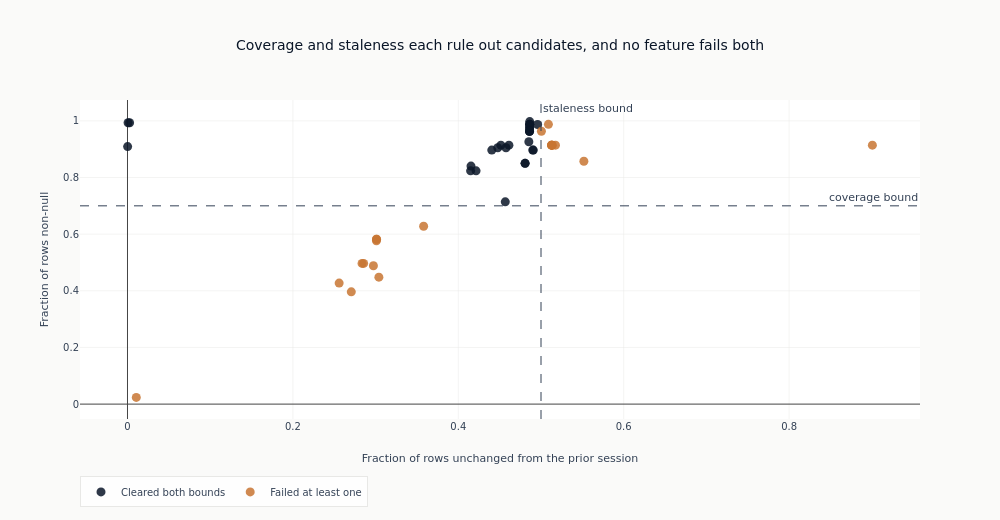

Notebook source saved alongside this figure:
### Code cell
gate_x = [staleness[f] for f in all_feature_cols]
gate_y = [coverage[f] for f in all_feature_cols]
fig = go.Figure()
for cleared, color, name in (
    (True, COLORS["blue"], "Cleared both bounds"),
    (False, COLORS["copper"], "Failed at least one"),
):
    members = [f for f in all_feature_cols if correctness[f] is cleared]
    if not members:
        continue
    _ = fig.add_trace(
        go.Scatter(
            x=[staleness[f] for f in members],
            y=[coverage[f] for f in members],
            mode="markers",
            marker={"color": color, "size": 9, "opacity": 0.85},
            text=members,
            name=name,
        )
    )
_ = fig.add_hline(
    y=COVERAGE_MIN,
    line={"color": COLORS["neutral"], "width": 1, "dash": "dash"},
    annotation_text="coverage bound",
)
_ = fig.add_vline(
    x=STALENESS_MAX,
    line={"color": COLORS["neutral"], "width": 1, "dash": "dash"},
    annotation_text="staleness bound",
)
fig.update_layout(
    title="Coverage and staleness each rule out candidates, and no feature fails both",
    xaxis_title="Fraction of rows unchanged from the prior session",
    yaxis_title="Fraction of rows non-null",
    height=520,
    width=1000,
    legend={"orientation": "h", "y": -0.18},
)
fig.show()
only_staleness = sum(
    1
    for f in all_feature_cols
    if not correctness[f] and coverage[f] >= COVERAGE_MIN and staleness[f] > STALENESS_MAX
)
only_coverage = sum(
    1
    for f in all_feature_cols
    if not correctness[f] and coverage[f] < COVERAGE_MIN and staleness[f] <= STALENESS_MAX
)
print(f"Failed on staleness alone: {only_staleness}")
print(f"Failed on coverage alone:  {only_coverage}")
print(f"Failed on both:            {n_fail - only_staleness - only_coverage}")

### Figure 1 — Plotly figure (JSON) as saved in the notebook; plotly's stock layout.template omitted (floating-point values rounded to 4 significant figures)
{"data": [{"marker": {"color": "#0a1628", "opacity": 0.85, "size": 9}, "mode": "markers", "name": "Cleared both bounds", "text": ["term_slope_near_atm", "d_iv_30_atm", "d_skew_rr_30_25d", "iv_mom_5d", "iv_mom_21d", "rv_20", "rv_63", "gk_vol_21", "vol_of_vol_21", "realized_skew_21", "mom_5d", "mom_21d", "mom_63d", "mom_126d", "mom_252d", "mom_skip_recent", "mom_risk_adj_63", "ivrv_spread", "iv_rank", "skew_rank", "vrp_rank", "mom_21d_rank", "iv_mom_rank", "d_iv_rank", "garch_cond_vol", "garch_vol_surprise", "garch_ivrv_spread"], "type": "scatter", "x": [0.4568, 0.49, 0.4907, 0.4154, 0.4215, 0.4863, 0.4861, 0.4863, 0.4862, 0.4863, 0.4864, 0.4864, 0.4861, 0.4853, 0.4808, 0.4808, 0.4861, 0.4477, 0.4612, 0.4515, 0.4577, 0.4959, 0.4149, 0.4405, 0.0007094, 0.00255, 0.0001648], "y": [0.7141, 0.8968, 0.8968, 0.8403, 0.8235, 0.9877, 0.9631, 0.9877, 0.9761, 0.9756, 0.9975, 0.9873, 0.9631, 0.9262, 0.8499, 0.8499, 0.9631, 0.905, 0.9143, 0.9143, 0.905, 0.9873, 0.8235, 0.8968, 0.9933, 0.9933, 0.9091]}, {"marker": {"color": "#C87533", "opacity": 0.85, "size": 9}, "mode": "markers", "name": "Failed at least one", "text": ["iv_30_atm", "iv_7_atm", "iv_90_atm", "iv_30_put_25d", "iv_30_call_25d", "skew_rr_30_25d", "spread_atm_30", "qc_converged_share", "term_slope_far_atm", "term_ratio_atm", "term_convexity", "skew_to_atm_ratio", "d_term_ratio_atm", "iv_30_atm_z_63", "iv_30_atm_z_252", "skew_rr_z_63", "iv_30_atm_pct_252", "term_ratio_z_63", "vrp_z_63", "mom_63d_rank", "rv_rank"], "type": "scatter", "x": [0.5127, 0.5518, 0.3581, 0.5128, 0.5128, 0.5135, 0.5175, 0.9007, 0.2974, 0.304, 0.2706, 0.5134, 0.2559, 0.3011, 0.2836, 0.3011, 0.2855, 0.01063, 0.301, 0.5005, 0.509], "y": [0.9143, 0.8573, 0.628, 0.9143, 0.9143, 0.9143, 0.9143, 0.9143, 0.4883, 0.4481, 0.3963, 0.9143, 0.4273, 0.5819, 0.4966, 0.5819, 0.4966, 0.02359, 0.5766, 0.9631, 0.9877]}], "layout": {"annotations": [{"showarrow": false, "text": "coverage bound", "x": 1, "xanchor": "right", "xref": "x domain", "y": 0.7, "yanchor": "bottom", "yref": "y"}, {"showarrow": false, "text": "staleness bound", "x": 0.5, "xanchor": "left", "xref": "x", "y": 1, "yanchor": "top", "yref": "y domain"}], "height": 520, "legend": {"orientation": "h", "y": -0.18}, "shapes": [{"line": {"color": "#334155", "dash": "dash", "width": 1}, "type": "line", "x0": 0, "x1": 1, "xref": "x domain", "y0": 0.7, "y1": 0.7, "yref": "y"}, {"line": {"color": "#334155", "dash": "dash", "width": 1}, "type": "line", "x0": 0.5, "x1": 0.5, "xref": "x", "y0": 0, "y1": 1, "yref": "y domain"}], "title": {"text": "Coverage and staleness each rule out candidates, and no feature fails both"}, "width": 1000, "xaxis": {"title": {"text": "Fraction of rows unchanged from the prior session"}}, "yaxis": {"title": {"text": "Fraction of rows non-null"}}}}
